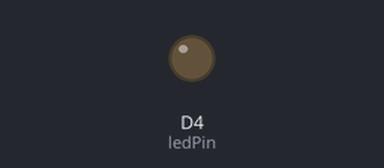
The sketch below on a simulated ESP8266 (NodeMCU). On the bench: output pins drawn as LEDs (lit = HIGH). WiFi joins after 1.5 s; servers stay silent unless stated; what the sketch prints to the serial monitor is not drawn.

Above: at 0.1 s.
At 0.7 s:
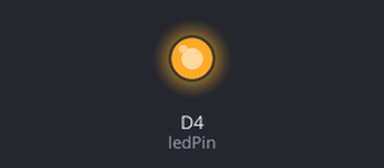
Timing chart, 0 to 2.7 s (numbered marks = the images above):
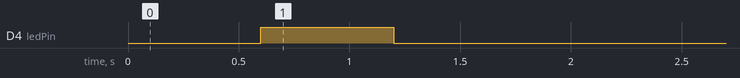

The sketch:

ESP_TelnetFtdi.ino
```cpp
// Convert Telnet connection to a TTL Serial connection

#include <WiFiManager.h>        // For managing the Wifi Connection
#include <ESP8266mDNS.h>        // For running OTA and Web Server
#include <WiFiUdp.h>            // For running OTA
#include <ArduinoOTA.h>         // For running OTA
//#include <TelnetSerial.h>       // For debugging via Telnet
#include <SoftwareSerial.h>     // For connecting to serial device
#include <algorithm>        // std::min

/*
 * This code will handle both the VCF Badge and TIM (DATAC 1000).
 * It accepts a Telnet session and connects to the 6502 over TTL.
 * One 1 can be uncommmented at a time.
 */
#define TARGET_VCFBADGE     // Uncomment when connecting to the VCF Badge
//#define TARGET_TIM          // Uncomment when connecting to TIM (DATAC 1000)

#if !defined(TARGET_VCFBADGE) && !defined(TARGET_TIM)
#error Must define one TARGET_VCFBADGE or TARGET_TIM
#endif
#if defined(TARGET_VCFBADGE) && defined(TARGET_TIM)
#error Can only define one TARGET_VCFBADGE or TARGET_TIM
#endif

#ifdef TARGET_TIM
// Device Info
const char* devicename = "TIM";
const char* devicepassword = "timAdmin";
unsigned long baud = 300;
#endif

#ifdef TARGET_VCFBADGE
// Device Info
const char* devicename = "VCFBadge";
const char* devicepassword = "vcfAdmin";
unsigned long baud = 9600;
#endif

// Software Serial variables
#define TELNETCLIENT_STACK_PROTECTOR  512 // bytes
#define SERIAL_BUFFER_SIZE_RX  1024 // bytes
const unsigned int rxPin = D2;
const unsigned int txPin = D1;
SoftwareSerial deviceSerial(rxPin, txPin);

//for using LED as a startup status indicator
#include <Ticker.h>
Ticker ticker;
boolean ledState = LOW;   // Used for blinking LEDs when WifiManager in Connecting and Configuring

// On board LED used to show status
#ifndef LED_BUILTIN
#define LED_BUILTIN 13 // ESP32 DOES NOT DEFINE LED_BUILTIN
#endif
const int ledPin =  LED_BUILTIN;  // the number of the LED pin

// Telnet Serial variables
//TelnetSerial telnetSerial;  // Manage Telnet connection to receive Serial data
//Stream *usbSerial;          // Pointer to USB/Hardware Serial for fallback debugging

// Telnet Server variables
unsigned long port = 23;
WiFiServer telnetServer = WiFiServer(port);
WiFiClient telnetClient;

// Used for running a simple program during loop to blink led
// replace with real variables
unsigned long previousMillis = 0;     // will store last time LED was updated
const long interval = 2000;           // interval at which to blink (milliseconds)


/*************************************************
 * Setup
 *************************************************/
void setup() {
  Serial.begin(115200);

  // set the digital pin as output:
  pinMode(ledPin, OUTPUT);
  pinMode(rxPin, INPUT);
  pinMode(txPin, OUTPUT);

  // start ticker to slow blink LED strip during Setup
  ticker.attach(0.6, tick);


  //
  // Set up the Wifi Connection
  //
  WiFi.hostname(devicename);
  WiFi.mode(WIFI_STA);      // explicitly set mode, esp defaults to STA+AP

  WiFiManager wm;
  // wm.resetSettings();    // reset settings - for testing
  wm.setAPCallback(configModeCallback); //set callback that gets called when connecting to previous WiFi fails, and enters Access Point mode
  //if it does not connect it starts an access point with the specified name here  "AutoConnectAP"
  if (!wm.autoConnect(devicename,devicepassword)) {
    Serial.println("failed to connect and hit timeout");
    //reset and try again, or maybe put it to deep sleep
    ESP.restart();
    delay(1000);
  }
  Serial.println("connected");


  //
  // Set up the Multicast DNS
  //
  MDNS.begin(devicename);


  //
  // Set up OTA
  //
  // ArduinoOTA.setPort(8266);
  ArduinoOTA.setHostname(devicename);
  ArduinoOTA.setPassword(devicepassword);
  ArduinoOTA.onStart([]() {
    String type;
    if (ArduinoOTA.getCommand() == U_FLASH) {

      type = "sketch";
    } else { // U_FS
      type = "filesystem";
    }
    // NOTE: if updating FS this would be the place to unmount FS using FS.end()
    //Serial.println("Start updating " + type);
  });
  ArduinoOTA.onEnd([]() {
    //Serial.println("\nEnd");
  });
  ArduinoOTA.onProgress([](unsigned int progress, unsigned int total) {
    //Serial.printf("Progress: %u%%\r", (progress / (total / 100)));
  });
  ArduinoOTA.onError([](ota_error_t error) {
    //Serial.printf("Error[%u]: ", error);
    if (error == OTA_AUTH_ERROR) {
      //Serial.println("Auth Failed");
    } else if (error == OTA_BEGIN_ERROR) {
      //Serial.println("Begin Failed");
    } else if (error == OTA_CONNECT_ERROR) {
      //Serial.println("Connect Failed");
    } else if (error == OTA_RECEIVE_ERROR) {
      //Serial.println("Receive Failed");
    } else if (error == OTA_END_ERROR) {
      //Serial.println("End Failed");
    }
  });
  ArduinoOTA.begin();

  // Setup Telnet Serial
  //telnetSerial.begin(115200);
  //usbSerial = telnetSerial.getOriginalSerial();

  // Let USB/Hardware Serial know where to connect.
  Serial.print("Ready! Use 'telnet ");
  Serial.print(WiFi.localIP());
  Serial.printf(" %d' to connect\n", port);


  //
  // Done with Setup
  //
  ticker.detach();          // Stop blinking the LED

  // Start the Telnet Server
  telnetServer.begin(port);
  telnetServer.setNoDelay(true);


  // Now start the Serial line
  // We don't want the startup junk to interfer with talking to the device
  deviceSerial.begin(baud);
  //deviceSerial.setRxBufferSize(SERIAL_BUFFER_SIZE_RX);
  deviceSerial.print('\n');

}


/*************************************************
 * Loop
 *************************************************/
void loop() {
  // Handle any requests
  ArduinoOTA.handle();
  MDNS.update();
  //telnetSerial.handle();

  // new clients?
  if (telnetServer.hasClient()) {
    if (!telnetClient.connected()) {
      // Accept new client
      telnetClient = telnetServer.available();
      Serial.println("New Client");
      // Dump incoming telnet characters
      //Serial.println("incoming data from telnet client");
      while (telnetClient.available()) {
        uint8_t b = telnetClient.read();
        //Serial.printf("0x%02X ",b);
        //Serial.println(b);
      }
      deviceSerial.println("V");
      //Serial.println("done");
    }
    else {
      // Already have a telnet client - reject
      telnetServer.available().println("busy");
      Serial.println("Server busy with active connection");
    }
  }

  // Send data from telnetClient to Serial Line
  while (telnetClient.available()) {
    deviceSerial.write(telnetClient.read());
  }

  // Determine max amount of data the Telnet Client can receive at a time
  size_t maxBytesToSendTelnetClient = 0;
  if (telnetClient) {
    // client.availableForWrite() returns 0 when !client.connected()
    size_t telnetClientWriteBufferSize = telnetClient.availableForWrite();
    if (telnetClientWriteBufferSize) {
      maxBytesToSendTelnetClient = telnetClientWriteBufferSize;
    }
    else {
      // warn but ignore congested clients
      Serial.println("Client is congested.");
    }
  }

  // Send data from Serial line to telnetClient
  size_t dataToSendLen = std::min((size_t)deviceSerial.available(), maxBytesToSendTelnetClient);
  dataToSendLen = std::min(dataToSendLen, (size_t)TELNETCLIENT_STACK_PROTECTOR);

  if (dataToSendLen) {
    uint8_t dataToSend[dataToSendLen];
    size_t dataReadFromSerialLen = deviceSerial.readBytes(dataToSend, dataToSendLen);
    // push UART data to connected telnet client
    // if client.availableForWrite() was 0 (congested)
    // and increased since then,
    // ensure write space is sufficient:
    if (telnetClient.availableForWrite() >= dataReadFromSerialLen) {
      size_t dataSentToTelnetClientLen = telnetClient.write(dataToSend, dataReadFromSerialLen);
      if (dataSentToTelnetClientLen != dataToSendLen) {
        Serial.printf("data length mismatch: to send:%zd readFromSerial:%zd sentToTelnetClient:%zd\n", dataToSendLen, dataReadFromSerialLen, dataSentToTelnetClientLen);
      }
    }
  }
/*
    while (deviceSerial.available()) {
      telnetClient.write(deviceSerial.read());
    }
*/
}


/*************************************************
 * Callback Utilities during setup
 *************************************************/

/*
 * Blink the LED Strip.
 * If on  then turn off
 * If off then turn on
 */
void tick()
{
  //toggle state
  digitalWrite(ledPin, !digitalRead(ledPin));     // set pin to the opposite state
}

/*
 * gets called when WiFiManager enters configuration mode
 */
void configModeCallback (WiFiManager *myWiFiManager) {
  //Serial.println("Entered config mode");
  //Serial.println(WiFi.softAPIP());
  //if you used auto generated SSID, print it
  //Serial.println(myWiFiManager->getConfigPortalSSID());
  //entered config mode, make led toggle faster
  ticker.attach(0.2, tick);
}
```
